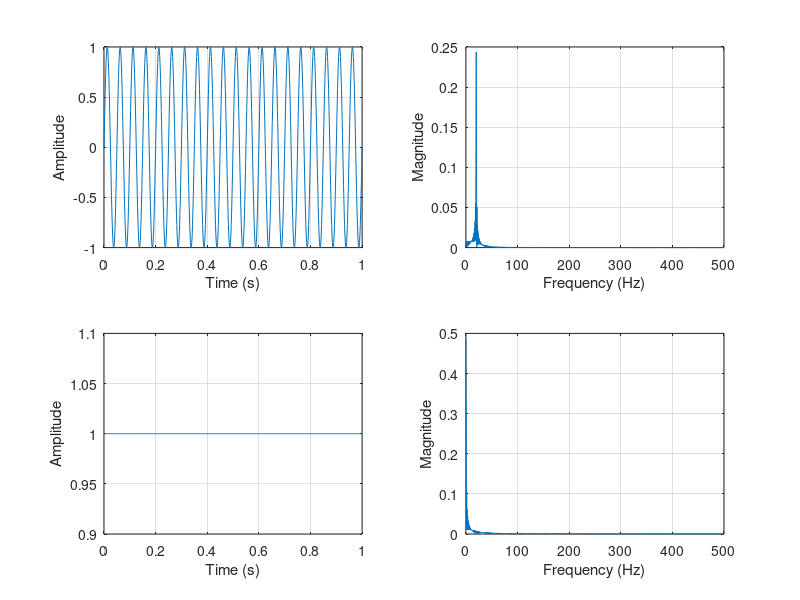

Reproduce this figure in MATLAB.
clc; close all; clear all;
j = sqrt(-1);
fc = 20; %frequency
sample = 1e3;   % Double F (Nyquist's Theorem) (Hz)
Ts = 1./sample; % time step size (sec)
t = 0:Ts:1; % create time vector from 0 to 1 seconds with step size of Ts
x = sin(2.*pi.*fc.*t); %equation of the sinusoid
y = square(t);
nfft = 2048; %power of 2

f = sample.*(0:nfft/2) ./ nfft; %frequency vector R: 0 - sample/2
% performs FFT, adjusts length
Y = fft(y,nfft) ./ nfft
Y = Y(1:(nfft/2+1))
X = fft(x,nfft) ./ nfft
X = X(1:(nfft/2+1)) 
% plot the time domain and frequency domain of each
figure();
subplot(221); plot(t,x); grid on;
xlabel('Time (s)'); ylabel('Amplitude');

subplot(222); plot(f,abs(X)); grid on;
xlabel('Frequency (Hz)'); ylabel('Magnitude');

subplot(223); plot(t,y); grid on;
xlabel('Time (s)'); ylabel('Amplitude');

subplot(224); plot(f,abs(Y)); grid on;
xlabel('Frequency (Hz)'); ylabel('Magnitude');